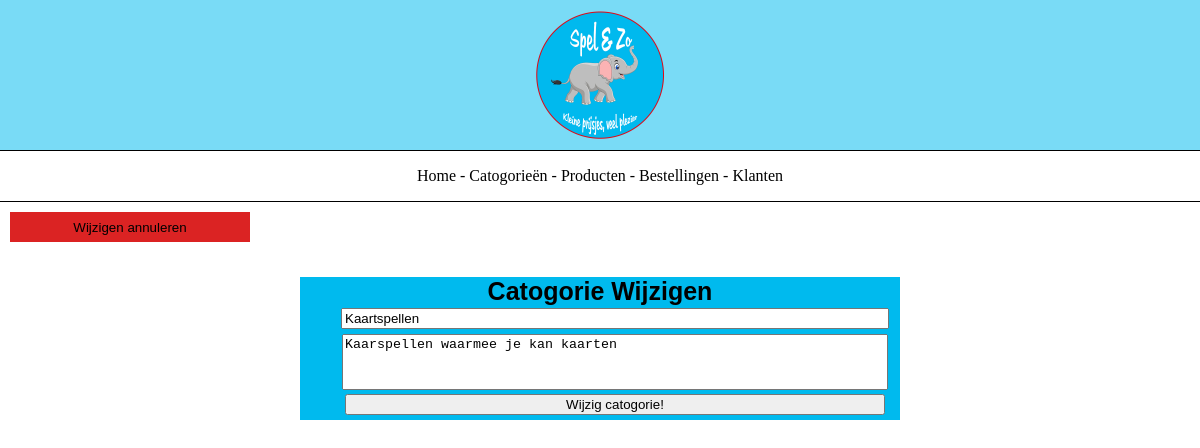
The page /admin/catogorie-update.php?id=16 on the database its author committed.
### tables this page shows
CREATE TABLE `catogory` (
  `id` int(11) NOT NULL,
  `name` varchar(255) NOT NULL,
  `description` text NOT NULL
);

### admin/catogorie-update.php (the view, shortened to what this page needs)
<?php
require_once("assets/config/connect.php");
if(!isset($_GET['id'])){
    header('location: catogorie.php');
}
else{
    $updateid = $_GET['id'];
    $query = "SELECT name, description FROM `catogory` WHERE id=$updateid";
    if($result = $conn->query($query)){
        while($row = $result->fetch_assoc()){
            $naam = $row['name'];
            $description = $row['description'];
        }
    }
}
?>
<!DOCTYPE html>
<html lang="en">
<head>
    <link rel="stylesheet" href="assets/css/adminstyle.css">
    <link rel="stylesheet" href="assets/css/adminresponsive.css">
    <link rel="stylesheet" href="https://use.typekit.net/mdn4bzp.css">
</head>
<body>
    <header>
        <img src="../assets/img/logo.png" alt="Logo">
    </header>
    <nav>
        <a href="admin.php">Home</a> -
        <a href="catogorie.php">Catogorieën</a> -
        <a href="product.php">Producten</a> -
        <a href="bestellingen.php">Bestellingen</a> -
        <a href="klanten.php">Klanten</a>
    </nav>
    <div class="acties">
        <a href="catogorie.php"><button class="button red">Wijzigen annuleren</button></a>
    </div>
    <div class="formdiv">
        <form method="POST">
            <h4>Catogorie Wijzigen</h4>
            <input type="text" name="naam" placeholder="Catogorie-naam" value="<?php echo $naam; ?>" required><br>
            <textarea name="beschrijving" placeholder="Catogorie-Beschrijving" required><?php echo $description; ?></textarea><br>
            <input type="submit" name="submit" value="Wijzig catogorie!"><br>
        </form>
    </div>
</body>

### admin/assets/css/adminstyle.css (style rules this page uses)
body { margin: 0; padding: 0; }
header { width: 100%; background-color: #00baee86; height: 150px; color: white; font-family: ff-duper-web-pro, sans-serif; font-size: 25px; line-height: 100px; text-align: center; border-bottom: 1px solid black; }
header img { width: 150px; height: 150px; }
nav { width: 100%; height: 50px; border-bottom: 1px solid black; text-align: center; }
nav a { text-decoration: none; display: inline-block; color: black; line-height: 50px; }
.acties { width: 100%; height: 50px; }
.acties .button { float: left; margin-left: 10px; height: 30px; margin-top: 10px; width: 20%; }
.acties a { text-decoration: none; color: black; }
.acties .red { background-color: rgb(219, 35, 35); border: 1px solid rgb(219, 35, 35); }
.formdiv { width: 50%; margin-left: 25%; margin-top: 25px; height: auto; background-color: #00baee; text-align: center; }
form { width: 100%; }
form h4 { color: black; font-family: ff-duper-web-pro, sans-serif; font-size: 25px; margin: 2px; }
form input { width: 90%; margin-left: 5%; margin-bottom: 5px; clear: both; }
form textarea { width: 90%; margin-left: 5%; height: 50px; resize: none; }

### rows shown on the page
catogory: naam "Kaartspellen", beschrijving "Kaarspellen waarmee je kan kaarten"
